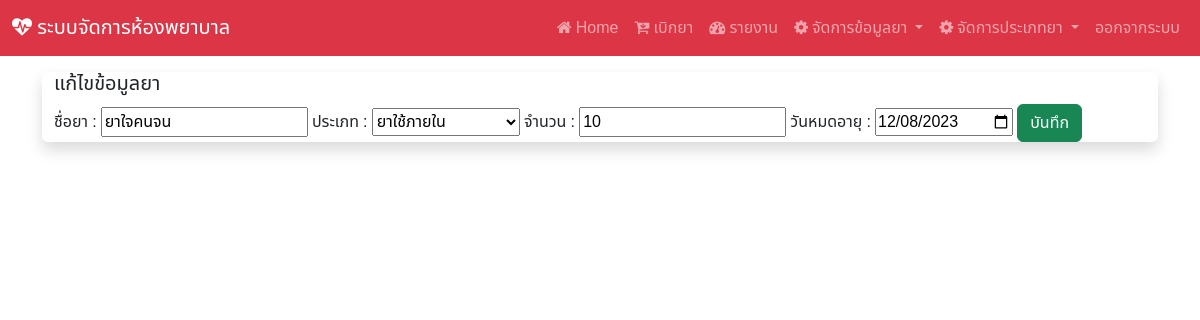
Screenshot of /edit/15 (signed in) with the database file from the repository.
### hospital_app/models.py (models this page shows, shortened)
class drug(models.Model):
    drug_id = models.AutoField(primary_key=True)
    drug_name = models.CharField(max_length=255)
    drug_type = models.ForeignKey(d_type, on_delete=models.CASCADE)
    drug_qty = models.IntegerField()
    drug_exp = models.DateField()

class d_type(models.Model):
    type_id = models.AutoField(primary_key=True)
    type_name = models.CharField(max_length=255)

### hospital_app/views.py (the view, shortened to what this page needs)
# urls.py: path('edit/<int:pk>',views.edit_drug),#หน้าแก้ไขข้อมูลยา
@login_required(login_url="/login")
def edit_drug(request,pk):
    table = drug.objects.get(drug_id=pk)
    table2 = d_type.objects.all()
    context = {"drug_data" : table , "drug_type" : table2}
    return render(request,'edit_d.html',context)

### hospital_app/templates/edit_d.html (shortened to what this page needs)
{% extends "base.html" %}
{% block content %}
<div class="container-fluid my-3 justify-content-center align-items-center shadow rounded">
<h5>แก้ไขข้อมูลยา</h5>
<form action="" method="POST">
ชื่อยา : <input type="text" name="drug_name" value="{{drug_data.drug_name}}" required>
ประเภท : <select name="drug_type">
{% for i in drug_type %}
<option value="{{i.type_id}}"
{% if i.type_id == drug_data.drug_type_id %}
selected
{% endif %}
>{{i.type_name}}</option>
{% endfor %}
</select>
จำนวน : <input type="number" name="drug_qty" value="{{drug_data.drug_qty}}" required>
วันหมดอายุ : <input type="date" name="drug_expired" value="{{drug_data.drug_exp|date:'Y-m-d'}}" required>
<button type="submit" class="btn btn-success" >บันทึก</button>
</form>
</div>
{% endblock %}

### hospital_app/templates/base.html (style rules this page uses)
body { font-family: "Noto Sans Thai", sans-serif; }

### rows the page displays
drug: drug_name "ยาใจคนจน", drug_type "ยาใช้ภายใน", drug_qty "10", drug_expired "12/08/2023"
